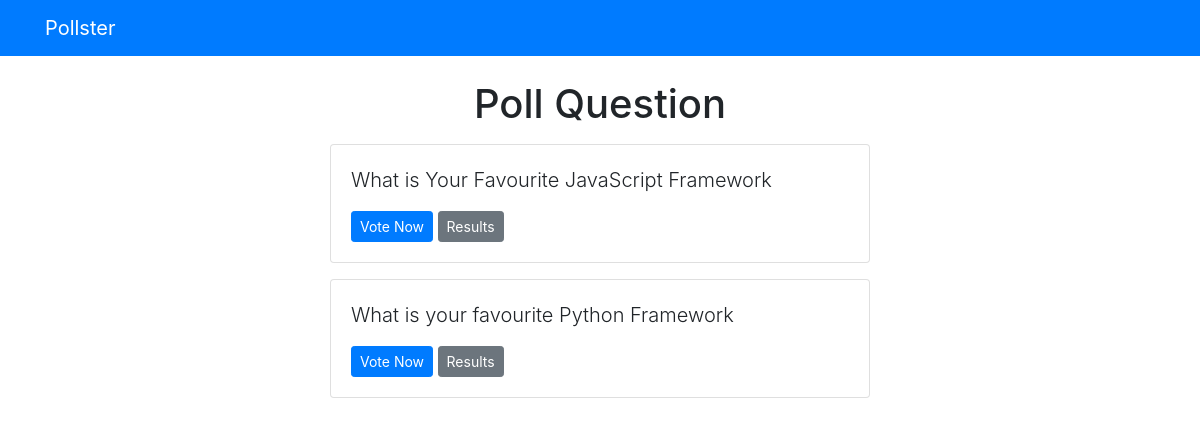
Screenshot of /polls/ with the database file from the repository.
### polls/models.py (models this page shows, shortened)
class Question(models.Model):
    question_text = models.CharField(max_length=200)
    pub_date = models.DateTimeField('date published')

### polls/views.py (the view)
# urls.py: path('', views.index, name='index'),
def index(request):
    latest_question_list = Question.objects.order_by('-pub_date')[:5]
    context = {'latest_question_list':latest_question_list}
    return render(request, 'polls/index.html', context)

### templates/polls/index.html
{% extends 'base.html' %}
{% block content %}
 <h1 class="text-center mb-3">
     Poll Question
 </h1>
 {% if latest_question_list %}
   {% for question in latest_question_list %}
     <div class="card mb-3">
         <div class="card-body">
             <p class="lead">{{ question.question_text }}</p>
             <a href="{% url 'polls:detail' question.id %}" class="btn btn-primary btn-sm">Vote Now</a>
             <a href="{% url 'polls:results' question.id %}" class="btn btn-secondary btn-sm">Results</a>
         </div>
     </div>
   {% endfor %}
    {% else %}
    <p>No Polls Available</p>
    {% endif %}
{% endblock %}

### rows the page displays
Question: question_text "What is Your Favourite JavaScript Framework"
Question: question_text "What is your favourite Python Framework"
